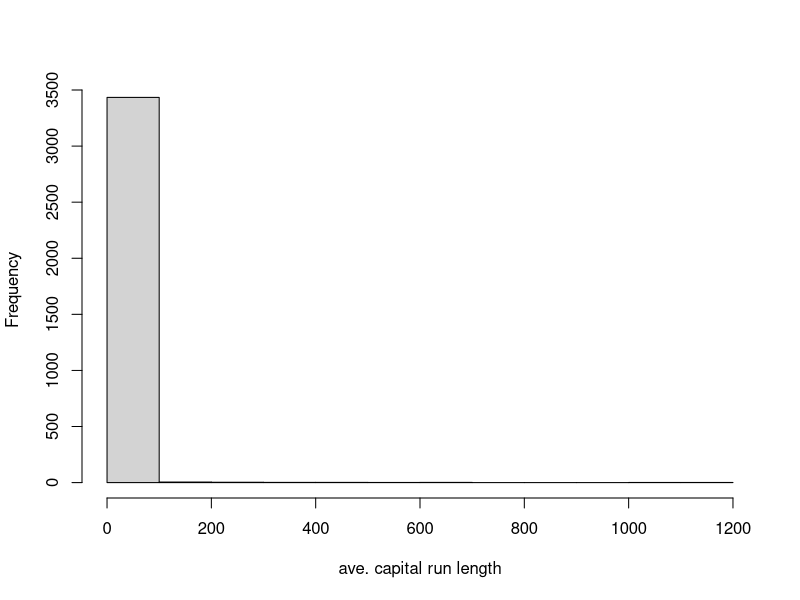

This chart was generated by the following R code:
library(caret);
library(kernlab);
data(spam);
inTrain <- createDataPartition(y=spam$type, p=0.75, list=FALSE);
training <- spam[inTrain,];
testing <- spam[-inTrain,];
hist(training$capitalAve, main="", xlab="ave. capital run length")
mean(training$capitalAve)
